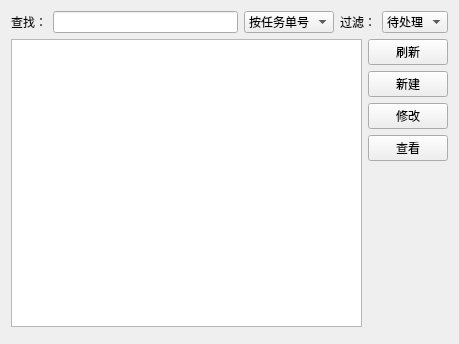
<?xml version="1.0" encoding="UTF-8"?>
<ui version="4.0">
 <class>TaskSheetUI</class>
 <widget class="QWidget" name="TaskSheetUI">
  <property name="geometry">
   <rect>
    <x>0</x>
    <y>0</y>
    <width>459</width>
    <height>344</height>
   </rect>
  </property>
  <property name="windowTitle">
   <string>Form</string>
  </property>
  <layout class="QVBoxLayout" name="verticalLayout">
   <item>
    <layout class="QHBoxLayout" name="horizontalLayout_2">
     <item>
      <widget class="QLabel" name="label_2">
       <property name="text">
        <string>查找：</string>
       </property>
      </widget>
     </item>
     <item>
      <widget class="QLineEdit" name="lineEdit"/>
     </item>
     <item>
      <widget class="QComboBox" name="comboBox_3">
       <item>
        <property name="text">
         <string>按任务单号</string>
        </property>
       </item>
       <item>
        <property name="text">
         <string>按委托单位</string>
        </property>
       </item>
       <item>
        <property name="text">
         <string>按受检单位</string>
        </property>
       </item>
       <item>
        <property name="text">
         <string>按项目名称</string>
        </property>
       </item>
      </widget>
     </item>
     <item>
      <widget class="QLabel" name="label">
       <property name="text">
        <string>过滤：</string>
       </property>
      </widget>
     </item>
     <item>
      <widget class="QComboBox" name="comboBox_2">
       <item>
        <property name="text">
         <string>待处理</string>
        </property>
       </item>
       <item>
        <property name="text">
         <string>未完成</string>
        </property>
       </item>
       <item>
        <property name="text">
         <string>已完成</string>
        </property>
       </item>
       <item>
        <property name="text">
         <string>全部</string>
        </property>
       </item>
      </widget>
     </item>
    </layout>
   </item>
   <item>
    <layout class="QHBoxLayout" name="horizontalLayout_3">
     <item>
      <widget class="MyTableView" name="tableView"/>
     </item>
     <item>
      <layout class="QVBoxLayout" name="verticalLayout_2">
       <item>
        <widget class="QPushButton" name="refleshBtn">
         <property name="text">
          <string>刷新</string>
         </property>
        </widget>
       </item>
       <item>
        <widget class="QPushButton" name="newSheetBtn">
         <property name="text">
          <string>新建</string>
         </property>
        </widget>
       </item>
       <item>
        <widget class="QPushButton" name="pushButton_3">
         <property name="text">
          <string>修改</string>
         </property>
        </widget>
       </item>
       <item>
        <widget class="QPushButton" name="pushButton_4">
         <property name="text">
          <string>查看</string>
         </property>
        </widget>
       </item>
       <item>
        <spacer name="verticalSpacer">
         <property name="orientation">
          <enum>Qt::Vertical</enum>
         </property>
         <property name="sizeHint" stdset="0">
          <size>
           <width>20</width>
           <height>40</height>
          </size>
         </property>
        </spacer>
       </item>
      </layout>
     </item>
    </layout>
   </item>
   <item>
    <widget class="SqlPageControleUI" name="pageCtrl" native="true"/>
   </item>
  </layout>
 </widget>
 <customwidgets>
  <customwidget>
   <class>SqlPageControleUI</class>
   <extends>QWidget</extends>
   <header>../sqlPageControleUI/sqlpagecontroleui.h</header>
   <container>1</container>
  </customwidget>
  <customwidget>
   <class>MyTableView</class>
   <extends>QTableView</extends>
   <header>mytableview.h</header>
  </customwidget>
 </customwidgets>
 <resources/>
 <connections/>
</ui>
